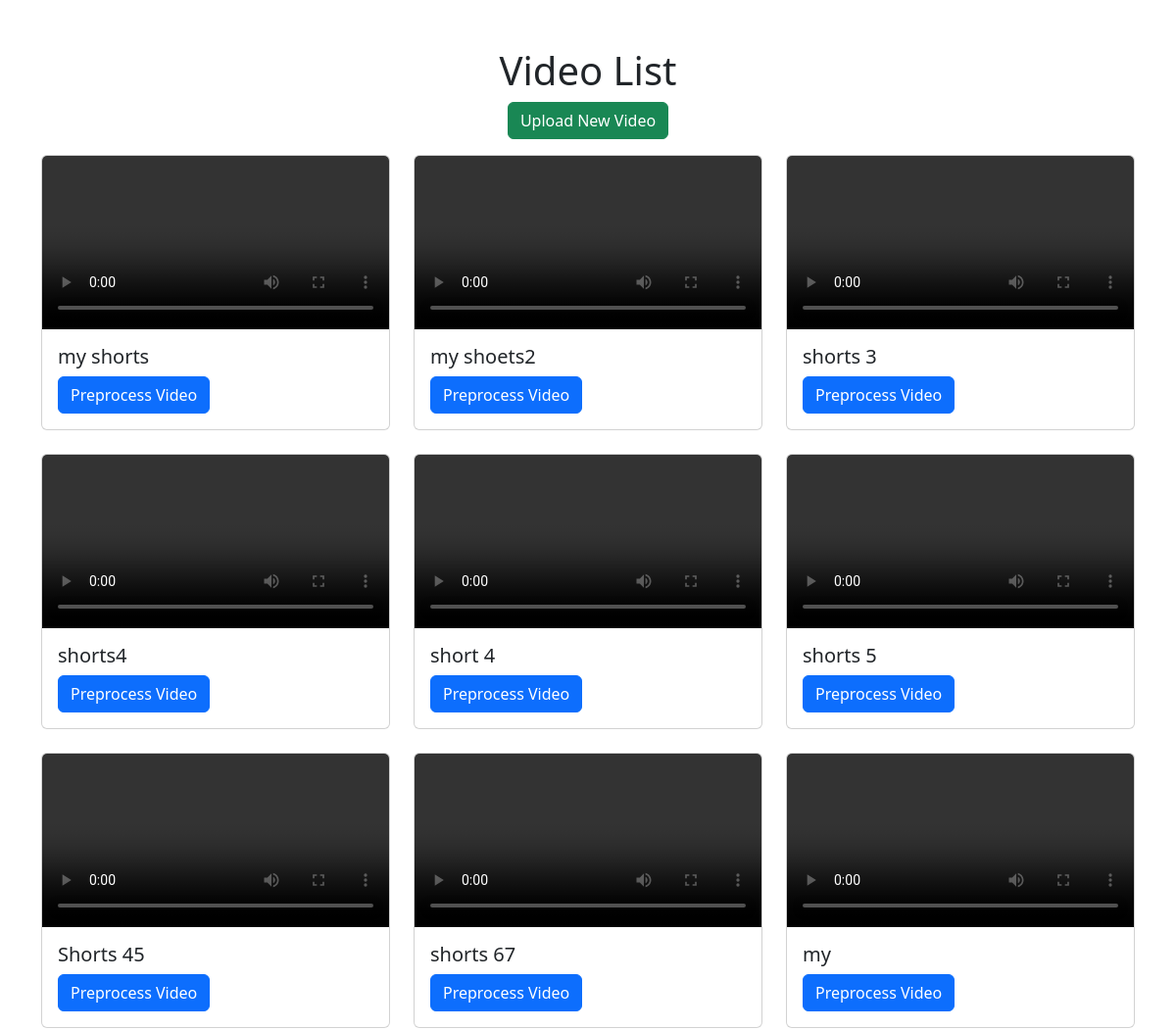
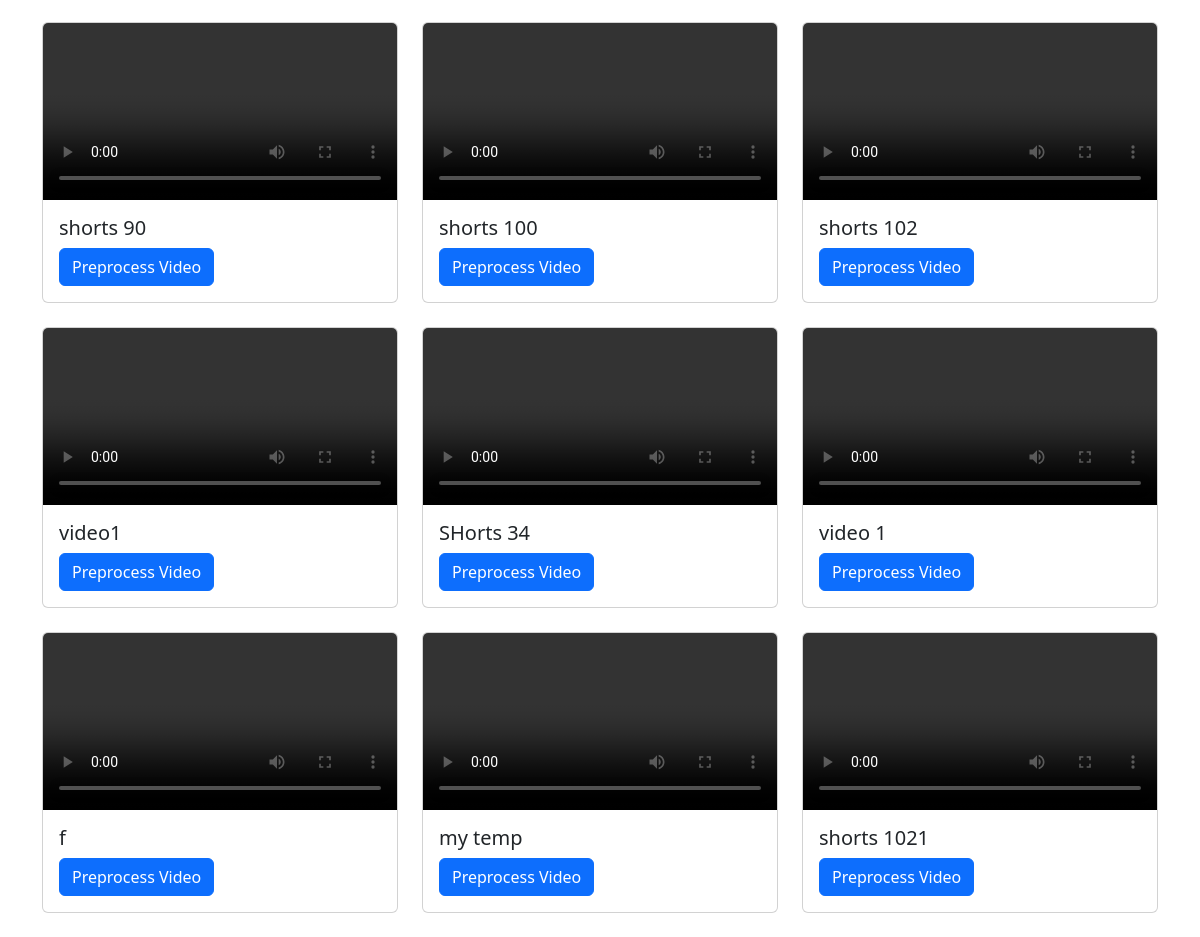
Screenshot of /videos/ with the database file from the repository (2 pictures, top to bottom).
### appname/models.py (models this page shows, shortened)
class Video(models.Model):
    title = models.CharField(max_length=255)
    file = models.FileField(upload_to='videos/')  # Stores video in 'media/videos/'

### appname/views.py (the view)
# urls.py: path('videos/', video_list, name='video_list'),
def video_list(request):
    videos = Video.objects.all()
    return render(request, 'video_list.html', {'videos': videos})

### appname/templates/video_list.html (shortened to what this page needs)
<!DOCTYPE html>
<html lang="en">
<head>
    <link rel="stylesheet" href="https://cdn.jsdelivr.net/npm/bootstrap@5.3.0/dist/css/bootstrap.min.css">
</head>
<body>
    <div class="container mt-5">
        <h1 class="text-center">Video List</h1>
        <div class="text-center mb-3">
            <a href="{% url 'upload_video' %}" class="btn btn-success">Upload New Video</a>
        </div>
        <div class="row">
            {% for video in videos %}
                <div class="col-md-4 mb-4">
                    <div class="card">
                        {% load static %}
                        {% load static %}
                        <video class="card-img-top" controls>
                            <source src="{{ video.file.url }}" type="video/mp4">
                        </video>
                        <div class="card-body">
                            <h5 class="card-title">{{ video.title }}</h5>
                            <a href="{% url 'preprocess_video' video.id %}" class="btn btn-primary">Preprocess Video</a>
                        </div>
                    </div>
                </div>
            {% endfor %}
        </div>
    </div>
</body>
</html>

### rows the page displays
Video: title "my shorts"
Video: title "my shoets2"
Video: title "shorts 3"
Video: title "shorts4"
Video: title "short 4"
Video: title "shorts 5"
Video: title "Shorts 45"
Video: title "shorts 67"
Video: title "my"
Video: title "shorts 90"
Video: title "shorts 100"
Video: title "shorts 102"
Video: title "video1"
Video: title "SHorts 34"
Video: title "video 1"
Video: title "f"
Video: title "my temp"
Video: title "shorts 1021"
